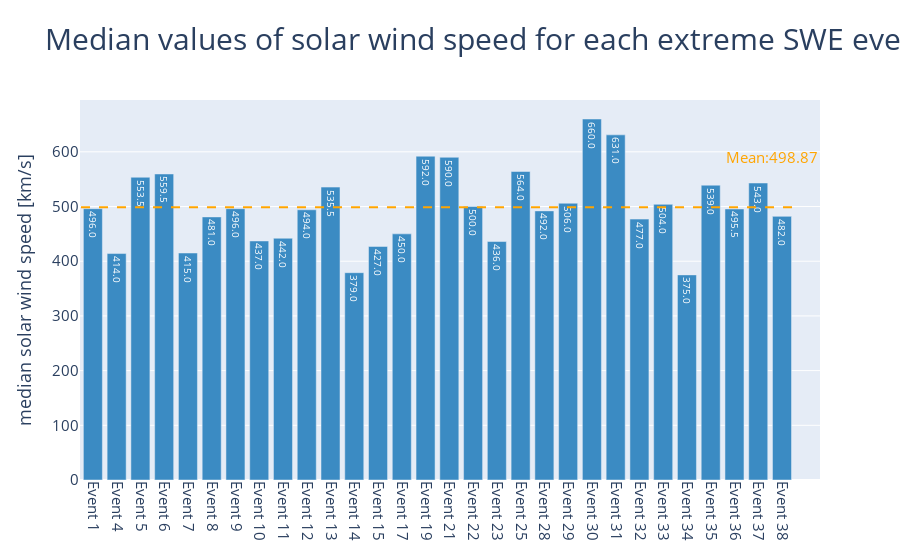

The notebook cell saved with this chart:
### Code cell
files = list(medians.keys())
values = list(medians.values())

mean_value = np.mean(values)

blues = ['#3B8BC3'] * 31
fig = go.Figure(data=[go.Bar(
    x=files, 
    y=values, 
    text=values,            
    textposition='auto',    
    name='Values',
    marker_color=blues
)])

fig.add_shape(
    type="line",
    x0=-0.5, y0=mean_value, x1=len(files)-0.5, y1=mean_value,
    line=dict(color="Orange", width=2, dash="dash"),
)

fig.add_annotation(
    x=len(files)-1, y=mean_value,
    text=f"Mean:{mean_value:.2f}",
    showarrow=False,
    yshift=50,
    xshift=-10,
    font={
        "color": "Orange"
    }
)

fig.update_xaxes(tickangle=90)
fig.update_yaxes(title_text="median solar wind speed [km/s]")
fig.update_layout(
    font=dict(size=15),
    title=dict(text="Median values of solar wind speed for each extreme SWE event", font=dict(size=30))
)

fig.show()

### Figure 1 — Plotly figure (JSON) as saved in the notebook; plotly's stock layout.template omitted (floating-point values rounded to 4 significant figures)
{"data": [{"marker": {"color": ["#3B8BC3", "#3B8BC3", "#3B8BC3", "#3B8BC3", "#3B8BC3", "#3B8BC3", "#3B8BC3", "#3B8BC3", "#3B8BC3", "#3B8BC3", "#3B8BC3", "#3B8BC3", "#3B8BC3", "#3B8BC3", "#3B8BC3", "#3B8BC3", "#3B8BC3", "#3B8BC3", "#3B8BC3", "#3B8BC3", "#3B8BC3", "#3B8BC3", "#3B8BC3", "#3B8BC3", "#3B8BC3", "#3B8BC3", "#3B8BC3", "#3B8BC3", "#3B8BC3", "#3B8BC3", "#3B8BC3"]}, "name": "Values", "text": ["496.0", "414.0", "553.5", "559.5", "415.0", "481.0", "496.0", "437.0", "442.0", "494.0", "535.5", "379.0", "427.0", "450.0", "592.0", "590.0", "500.0", "436.0", "564.0", "492.0", "506.0", "660.0", "631.0", "477.0", "504.0", "375.0", "539.0", "495.5", "543.0", "482.0"], "textposition": "auto", "type": "bar", "x": ["Event 1", "Event 4", "Event 5", "Event 6", "Event 7", "Event 8", "Event 9", "Event 10", "Event 11", "Event 12", "Event 13", "Event 14", "Event 15", "Event 17", "Event 19", "Event 21", "Event 22", "Event 23", "Event 25", "Event 28", "Event 29", "Event 30", "Event 31", "Event 32", "Event 33", "Event 34", "Event 35", "Event 36", "Event 37", "Event 38"], "y": [496, 414, 553.5, 559.5, 415, 481, 496, 437, 442, 494, 535.5, 379, 427, 450, 592, 590, 500, 436, 564, 492, 506, 660, 631, 477, 504, 375, 539, 495.5, 543, 482]}], "layout": {"annotations": [{"font": {"color": "Orange"}, "showarrow": false, "text": "Mean:498.87", "x": 29, "xshift": -10, "y": 498.9, "yshift": 50}], "font": {"size": 15}, "shapes": [{"line": {"color": "Orange", "dash": "dash", "width": 2}, "type": "line", "x0": -0.5, "x1": 29.5, "y0": 498.9, "y1": 498.9}], "title": {"font": {"size": 30}, "text": "Median values of solar wind speed for each extreme SWE event"}, "xaxis": {"tickangle": 90}, "yaxis": {"title": {"text": "median solar wind speed [km/s]"}}}}
